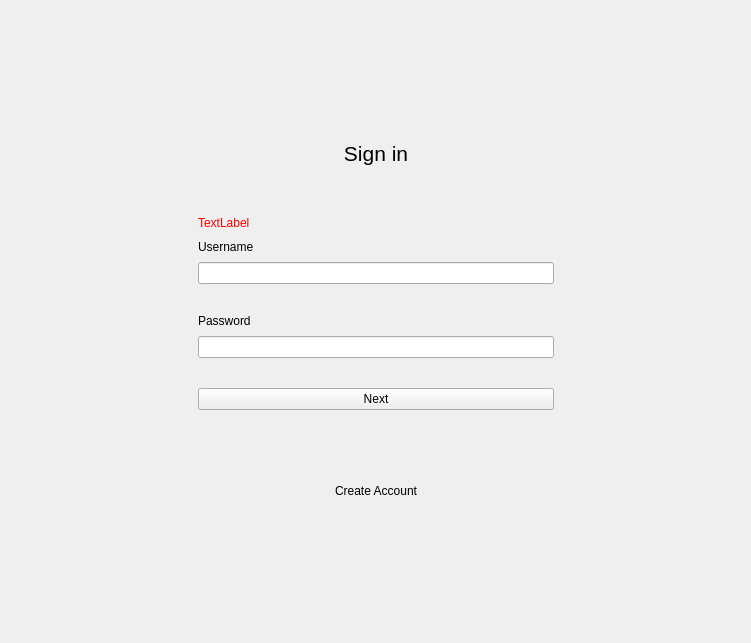
<?xml version="1.0" encoding="UTF-8"?>
<ui version="4.0">
 <class>LoginPage</class>
 <widget class="QWidget" name="LoginPage">
  <property name="geometry">
   <rect>
    <x>0</x>
    <y>0</y>
    <width>751</width>
    <height>643</height>
   </rect>
  </property>
  <property name="sizePolicy">
   <sizepolicy hsizetype="Preferred" vsizetype="Preferred">
    <horstretch>0</horstretch>
    <verstretch>0</verstretch>
   </sizepolicy>
  </property>
  <property name="windowTitle">
   <string>Form</string>
  </property>
  <layout class="QGridLayout" name="gridLayout_2">
   <item row="0" column="1">
    <spacer name="verticalSpacer_2">
     <property name="orientation">
      <enum>Qt::Orientation::Vertical</enum>
     </property>
     <property name="sizeHint" stdset="0">
      <size>
       <width>17</width>
       <height>31</height>
      </size>
     </property>
    </spacer>
   </item>
   <item row="1" column="0">
    <spacer name="horizontalSpacer">
     <property name="orientation">
      <enum>Qt::Orientation::Horizontal</enum>
     </property>
     <property name="sizeHint" stdset="0">
      <size>
       <width>110</width>
       <height>20</height>
      </size>
     </property>
    </spacer>
   </item>
   <item row="1" column="1">
    <widget class="QWidget" name="loginCard" native="true">
     <property name="sizePolicy">
      <sizepolicy hsizetype="Preferred" vsizetype="Preferred">
       <horstretch>0</horstretch>
       <verstretch>0</verstretch>
      </sizepolicy>
     </property>
     <property name="minimumSize">
      <size>
       <width>420</width>
       <height>0</height>
      </size>
     </property>
     <property name="maximumSize">
      <size>
       <width>420</width>
       <height>16777215</height>
      </size>
     </property>
     <layout class="QGridLayout" name="gridLayout">
      <property name="leftMargin">
       <number>32</number>
      </property>
      <property name="rightMargin">
       <number>32</number>
      </property>
      <item row="0" column="0">
       <layout class="QVBoxLayout" name="verticalLayout_4">
        <property name="spacing">
         <number>10</number>
        </property>
        <item>
         <widget class="QLabel" name="loginLabel">
          <property name="font">
           <font>
            <pointsize>16</pointsize>
           </font>
          </property>
          <property name="text">
           <string>Sign in</string>
          </property>
          <property name="alignment">
           <set>Qt::AlignmentFlag::AlignCenter</set>
          </property>
         </widget>
        </item>
        <item>
         <spacer name="verticalSpacer_4">
          <property name="orientation">
           <enum>Qt::Orientation::Vertical</enum>
          </property>
          <property name="sizeHint" stdset="0">
           <size>
            <width>20</width>
            <height>40</height>
           </size>
          </property>
         </spacer>
        </item>
        <item>
         <widget class="QLabel" name="errorLabel">
          <property name="styleSheet">
           <string notr="true">color : red</string>
          </property>
          <property name="text">
           <string>TextLabel</string>
          </property>
         </widget>
        </item>
        <item>
         <layout class="QVBoxLayout" name="verticalLayout_3">
          <property name="spacing">
           <number>30</number>
          </property>
          <item>
           <layout class="QVBoxLayout" name="verticalLayout">
            <property name="spacing">
             <number>8</number>
            </property>
            <item>
             <widget class="QLabel" name="usernameLabel">
              <property name="minimumSize">
               <size>
                <width>300</width>
                <height>0</height>
               </size>
              </property>
              <property name="maximumSize">
               <size>
                <width>360</width>
                <height>16777215</height>
               </size>
              </property>
              <property name="text">
               <string>Username</string>
              </property>
              <property name="margin">
               <number>0</number>
              </property>
             </widget>
            </item>
            <item>
             <widget class="QLineEdit" name="usernameEdit">
              <property name="minimumSize">
               <size>
                <width>0</width>
                <height>0</height>
               </size>
              </property>
              <property name="maximumSize">
               <size>
                <width>1000</width>
                <height>16777215</height>
               </size>
              </property>
             </widget>
            </item>
           </layout>
          </item>
          <item>
           <layout class="QVBoxLayout" name="verticalLayout_2">
            <property name="spacing">
             <number>8</number>
            </property>
            <property name="topMargin">
             <number>0</number>
            </property>
            <item>
             <widget class="QLabel" name="passwordLabel">
              <property name="text">
               <string>Password</string>
              </property>
             </widget>
            </item>
            <item>
             <widget class="QLineEdit" name="passwordEdit">
              <property name="echoMode">
               <enum>QLineEdit::EchoMode::Password</enum>
              </property>
             </widget>
            </item>
           </layout>
          </item>
          <item>
           <widget class="QPushButton" name="loginButton">
            <property name="text">
             <string>Next</string>
            </property>
           </widget>
          </item>
          <item>
           <spacer name="verticalSpacer_3">
            <property name="orientation">
             <enum>Qt::Orientation::Vertical</enum>
            </property>
            <property name="sizeHint" stdset="0">
             <size>
              <width>20</width>
              <height>40</height>
             </size>
            </property>
           </spacer>
          </item>
          <item>
           <widget class="QPushButton" name="createAccountButton">
            <property name="font">
             <font>
              <pointsize>9</pointsize>
             </font>
            </property>
            <property name="autoFillBackground">
             <bool>false</bool>
            </property>
            <property name="text">
             <string>Create Account</string>
            </property>
            <property name="iconSize">
             <size>
              <width>16</width>
              <height>16</height>
             </size>
            </property>
            <property name="flat">
             <bool>true</bool>
            </property>
           </widget>
          </item>
         </layout>
        </item>
       </layout>
      </item>
     </layout>
    </widget>
   </item>
   <item row="1" column="2">
    <spacer name="horizontalSpacer_2">
     <property name="orientation">
      <enum>Qt::Orientation::Horizontal</enum>
     </property>
     <property name="sizeHint" stdset="0">
      <size>
       <width>108</width>
       <height>17</height>
      </size>
     </property>
    </spacer>
   </item>
   <item row="2" column="1">
    <spacer name="verticalSpacer">
     <property name="orientation">
      <enum>Qt::Orientation::Vertical</enum>
     </property>
     <property name="sizeHint" stdset="0">
      <size>
       <width>20</width>
       <height>48</height>
      </size>
     </property>
    </spacer>
   </item>
  </layout>
 </widget>
 <resources/>
 <connections/>
</ui>
